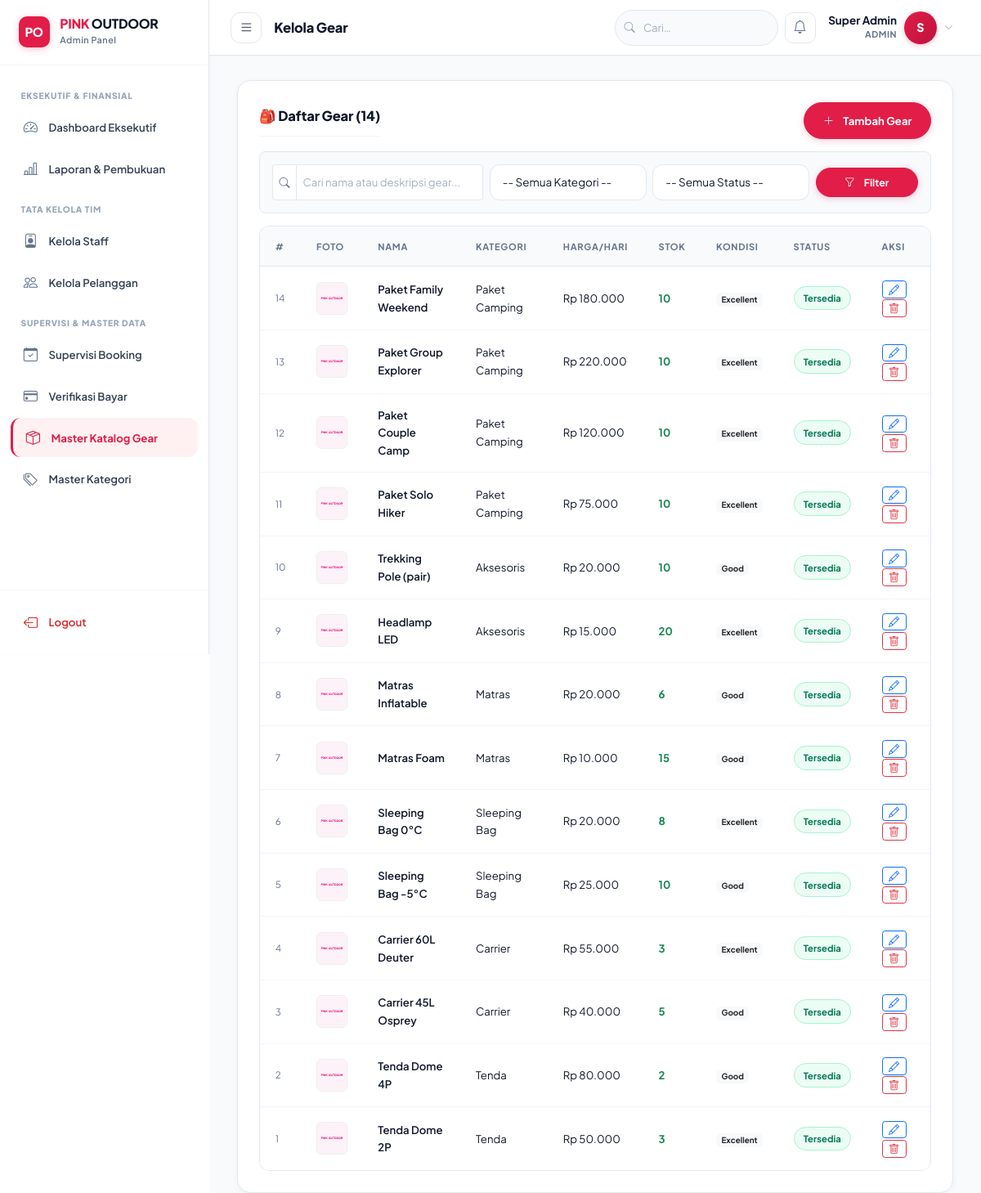
/admin/products.php (signed in), run on the app's committed database.
### tables this page shows
CREATE TABLE IF NOT EXISTS `products` (
  `id`            INT(11) NOT NULL AUTO_INCREMENT,
  `category_id`   INT(11) NOT NULL,
  `name`          VARCHAR(150) NOT NULL,
  `description`   TEXT DEFAULT NULL,
  `price_per_day` DECIMAL(10,2) NOT NULL,
  `stock`         INT(11) NOT NULL DEFAULT 1,
  `condition`     ENUM('excellent','good','fair') NOT NULL DEFAULT 'good',
  `image`         VARCHAR(255) DEFAULT 'no-image.png',
  `status`        ENUM('available','unavailable') NOT NULL DEFAULT 'available',
  `created_at`    TIMESTAMP DEFAULT CURRENT_TIMESTAMP,
  `updated_at`    TIMESTAMP DEFAULT CURRENT_TIMESTAMP ON UPDATE CURRENT_TIMESTAMP,
  PRIMARY KEY (`id`),
  FOREIGN KEY (`category_id`) REFERENCES `categories`(`id`) ON DELETE CASCADE
);

CREATE TABLE IF NOT EXISTS `categories` (
  `id`         INT(11) NOT NULL AUTO_INCREMENT,
  `name`       VARCHAR(100) NOT NULL,
  `slug`       VARCHAR(100) NOT NULL UNIQUE,
  `icon`       VARCHAR(50) DEFAULT 'bi-box',
  `created_at` TIMESTAMP DEFAULT CURRENT_TIMESTAMP,
  PRIMARY KEY (`id`)
);

### config/session.php (called while the page is built, shortened)
<?php
function csrfToken(): string {
    return $_SESSION['csrf_token'];
}

### admin/products.php (the view, shortened to what this page needs)
<?php
require_once '../config/config.php';
$q            = trim($_GET['q'] ?? '');
$whereClauses = ["1=1"];
$sqlProducts = "
    SELECT p.*, c.name AS cat_name
    FROM products p JOIN categories c ON p.category_id=c.id
    WHERE " . implode(' AND ', $whereClauses) . "
    ORDER BY p.id DESC
";
$stmtP = $conn->prepare($sqlProducts);
$stmtP->execute();
$products = $stmtP->get_result()->fetch_all(MYSQLI_ASSOC);
include '../config/partials/head.php';
?>
<div class="d-flex">
  <?php include '../config/partials/sidebar_admin.php'; ?>
  <div class="dashboard-wrapper flex-grow-1">
    <?php include '../config/partials/topbar.php'; ?>
    <div class="dashboard-content">
      <div class="section-card">
        <div class="d-flex justify-content-between align-items-center flex-wrap gap-2 mb-3">
          <div class="section-title mb-0">🎒 Daftar Gear (<?= count($products) ?>)</div>
          <a href="products.php?action=add" class="btn-pink">
            <i class="bi bi-plus-lg me-1"></i>Tambah Gear
          </a>
        </div>
        <form method="GET" action="products.php" class="p-3 mb-3 rounded-3" style="background:var(--surface-2);border:1px solid var(--border);">
          <div class="row g-2 align-items-center">
            <div class="col-md-4">
              <div class="input-group input-group-sm">
                <span class="input-group-text bg-white"><i class="bi bi-search text-muted"></i></span>
                <input type="text" name="q" value="<?= htmlspecialchars($q) ?>"
                       class="form-control" placeholder="Cari nama atau deskripsi gear...">
              </div>
            </div>
            <div class="col-md-3">
              <select name="category" class="form-select form-select-sm">
                <option value="0">-- Semua Kategori --</option>
              </select>
            </div>
            <div class="col-md-3">
              <select name="status_filter" class="form-select form-select-sm">
                <option value="">-- Semua Status --</option>
              </select>
            </div>
            <div class="col-md-2 d-flex gap-1">
              <button type="submit" class="btn btn-sm btn-pink flex-grow-1">
                <i class="bi bi-funnel me-1"></i>Filter
              </button>
            </div>
          </div>
        </form>
        <div class="table-responsive">
          <table class="table table-custom table-hover mb-0">
            <thead>
              <tr><th>#</th><th>Foto</th><th>Nama</th><th>Kategori</th><th>Harga/Hari</th><th>Stok</th><th>Kondisi</th><th>Status</th><th>Aksi</th></tr>
            </thead>
            <tbody>
              <?php foreach ($products as $p): ?>
              <tr>
                <td class="text-muted small"><?= (int)$p['id'] ?></td>
                <td>
                  <img src="<?= BASE_URL ?>uploads/gear/<?= htmlspecialchars($p['image']) ?>"
                       width="52" height="40"
                       style="object-fit:cover;border-radius:6px;border:1px solid #eee;"
                       onerror="this.onerror=null;this.src='<?= BASE_URL ?>assets/img/no-image.svg'">
                </td>
                <td class="fw-600"><?= htmlspecialchars($p['name']) ?></td>
                <td><?= htmlspecialchars($p['cat_name']) ?></td>
                <td>Rp <?= number_format($p['price_per_day'], 0, ',', '.') ?></td>
                <td>
                  <span class="fw-700 <?= (int)$p['stock'] === 0 ? 'text-danger' : 'text-success' ?>">
                    <?= (int)$p['stock'] ?>
                  </span>
                </td>
                <td><span class="badge bg-light text-dark"><?= ucfirst(htmlspecialchars($p['condition'])) ?></span></td>
                <td>
                  <span class="badge-<?= $p['status'] === 'available' ? 'active' : 'cancelled' ?>">
                    <?= $p['status'] === 'available' ? 'Tersedia' : 'Tidak Tersedia' ?>
                  </span>
                </td>
                <td>
                  <a href="products.php?edit=<?= (int)$p['id'] ?>"
                     class="btn btn-sm btn-outline-primary py-0 me-1">
                    <i class="bi bi-pencil"></i>
                  </a>
                  <button onclick="confirmDelete('products.php?delete=<?= (int)$p['id'] ?>&csrf_token=<?= csrfToken() ?>','<?= addslashes(htmlspecialchars($p['name'])) ?>')"
                          class="btn btn-sm btn-outline-danger py-0">
                    <i class="bi bi-trash"></i>
                  </button>
                </td>
              </tr>
              <?php endforeach; ?>
            </tbody>
          </table>
        </div>
      </div>
    </div>
  </div>
</div>
<?php include '../config/partials/scripts.php'; ?>

### data on the page
products: id "14", image (placeholder picture), name "Paket Family Weekend", category.name "Paket Camping", price_per_day "180.000", stock "10", condition "Excellent", status "Tersedia"
products: id "13", image (placeholder picture), name "Paket Group Explorer", category.name "Paket Camping", price_per_day "220.000", stock "10", condition "Excellent", status "Tersedia"
products: id "12", image (placeholder picture), name "Paket Couple Camp", category.name "Paket Camping", price_per_day "120.000", stock "10", condition "Excellent", status "Tersedia"
products: id "11", image (placeholder picture), name "Paket Solo Hiker", category.name "Paket Camping", price_per_day "75.000", stock "10", condition "Excellent", status "Tersedia"
products: id "10", image (placeholder picture), name "Trekking Pole (pair)", category.name "Aksesoris", price_per_day "20.000", stock "10", condition "Good", status "Tersedia"
products: id "9", image (placeholder picture), name "Headlamp LED", category.name "Aksesoris", price_per_day "15.000", stock "20", condition "Excellent", status "Tersedia"
products: id "8", image (placeholder picture), name "Matras Inflatable", category.name "Matras", price_per_day "20.000", stock "6", condition "Good", status "Tersedia"
products: id "7", image (placeholder picture), name "Matras Foam", category.name "Matras", price_per_day "10.000", stock "15", condition "Good", status "Tersedia"
products: id "6", image (placeholder picture), name "Sleeping Bag 0°C", category.name "Sleeping Bag", price_per_day "20.000", stock "8", condition "Excellent", status "Tersedia"
products: id "5", image (placeholder picture), name "Sleeping Bag -5°C", category.name "Sleeping Bag", price_per_day "25.000", stock "10", condition "Good", status "Tersedia"
products: id "4", image (placeholder picture), name "Carrier 60L Deuter", category.name "Carrier", price_per_day "55.000", stock "3", condition "Excellent", status "Tersedia"
products: id "3", image (placeholder picture), name "Carrier 45L Osprey", category.name "Carrier", price_per_day "40.000", stock "5", condition "Good", status "Tersedia"
products: id "2", image (placeholder picture), name "Tenda Dome 4P", category.name "Tenda", price_per_day "80.000", stock "2", condition "Good", status "Tersedia"
products: id "1", image (placeholder picture), name "Tenda Dome 2P", category.name "Tenda", price_per_day "50.000", stock "3", condition "Excellent", status "Tersedia"

### other printed values
$pageTitle "Kelola Gear"
getUserName() "Super Admin"
getRole() "ADMIN"
substr(getUserName(), 0, 1) "S"
count($products) "14"
